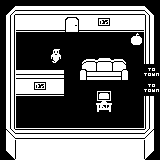

Rendered tile map (Tiled .tmx) drawn with the repository's tilesets; below, a short description and the map source with its tile grids summarised:
An orthogonal 10x10 tile map with 16x16 px tiles, 4 tile layers (Capa de Patrones 1, Capa de patrones 2, Capa de patrones 3, Capa de patrones 4).

<map version="1.0" orientation="orthogonal" renderorder="right-down" width="10" height="10" tilewidth="16" tileheight="16" backgroundcolor="#000000" nextobjectid="1">
 <tileset firstgid="1" name="tiles" tilewidth="16" tileheight="16" tilecount="256" columns="16">
  <image source="../../img/tiles.png" width="256" height="256" />
 </tileset>
 <layer name="Capa de Patrones 1" width="10" height="10">
  <data>[100 cells, 64 non-empty, 22 distinct tile ids]</data>
 </layer>
 <layer name="Capa de patrones 2" width="10" height="10">
  <data>[100 cells, 0 non-empty, 0 distinct tile ids]</data>
 </layer>
 <layer name="Capa de patrones 3" width="10" height="10">
  <data>[100 cells, 0 non-empty, 0 distinct tile ids]</data>
 </layer>
 <layer name="Capa de patrones 4" width="10" height="10">
  <data>[100 cells, 6 non-empty, 4 distinct tile ids]</data>
 </layer>
</map>